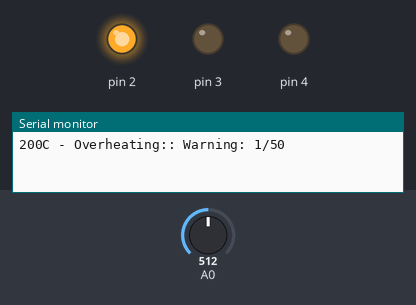
Recording of a sketch running on a simulated Arduino Uno, built with avr-gcc and run on an emulated ATmega328P. Shown: output pins drawn as LEDs (lit = HIGH), the last lines printed to the serial monitor. The test bench sets the inputs (shaded band); at power-on: A0 = 512.

Above: at 1.8 s.
1.9 s: A0 set to 271
4.2 s: A0 set to 247
At 7.2 s:
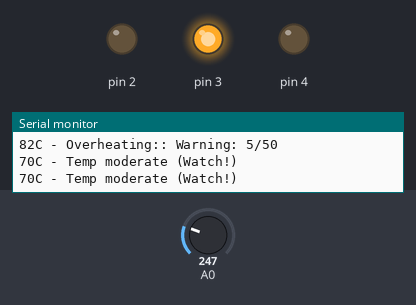
7.5 s: A0 set to 105
10.2 s: A0 set to 94
At 13.1 s:
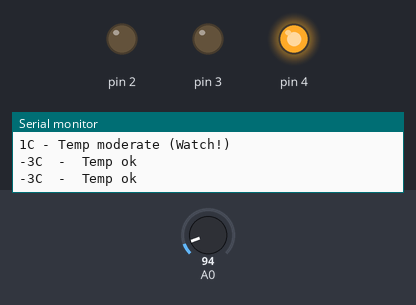
13.5 s: A0 set to 122
At 15.5 s:
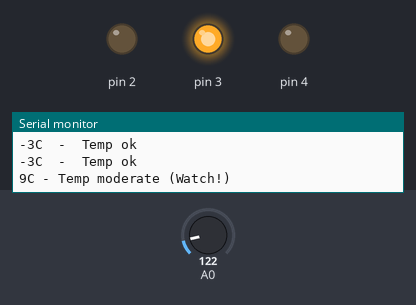
16.5 s: A0 set to 65
At 19.0 s:
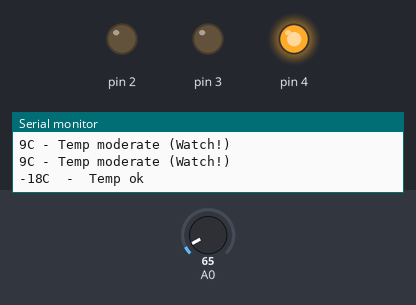
Timing chart, 0 to 20.5 s (numbered marks = the images above; inputs shaded):
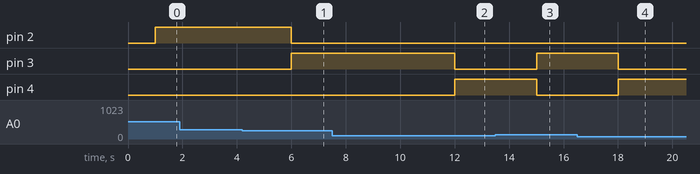

The sketch:

m1_t1p1.ino
```cpp
// C++ code
//
int temp = 0;

int cels = 0;

int farh = 0;

int warning_Count = 0;

int term = 0;

int limit = 0;

int count_1 = 0;

void setup()
{
  pinMode(A0, INPUT);
  pinMode(4, OUTPUT);
  pinMode(3, OUTPUT);
  pinMode(2, OUTPUT);
  Serial.begin(9600);

  warning_Count = 0;
  temp = 0;
  limit = 50;
  count_1 = 0;
}

void loop()
{
  while (warning_Count < limit) {
    cels = (-40 + 0.488155 * (analogRead(A0) - 20));
    delay(1000); // Wait for 1000 millisecond(s)
    if (cels < temp) {
      warning_Count = 0;
      digitalWrite(4, HIGH);
      digitalWrite(3, LOW);
      digitalWrite(2, LOW);
      Serial.print(cels);
      Serial.print("C ");
      Serial.println(" -  Temp ok ");
    }
    if (cels > temp && cels < 75) {
      warning_Count = 0;
      digitalWrite(4, LOW);
      digitalWrite(3, HIGH);
      digitalWrite(2, LOW);
      Serial.print(cels);
      Serial.print("C ");
      Serial.println("- Temp moderate (Watch!)");
    }
    if (cels > 75) {
      warning_Count += 1;
      digitalWrite(4, LOW);
      digitalWrite(3, LOW);
      digitalWrite(2, HIGH);
      Serial.print(cels);
      Serial.print("C ");
      Serial.print("- Overheating");
      Serial.print(":: Warning: ");
      Serial.print(warning_Count);
      Serial.print("/");
      Serial.println(limit);
    }
  }
  while (count_1 != 1) {
    if (warning_Count == limit) {
      count_1 += 1;
      Serial.println("END - TEMP MONITORING SUSPENDED");
    }
  }
}
```

Measured:
- the behaviour switches between 256 and 255 on A0 (found by bisection; images 0 and 1)
- the behaviour switches between 100 and 99 on A0 (found by bisection; images 1 and 2)
- after the input at 4.2 s, pin 2: HIGH → LOW after 1.8 s; pin 3: LOW → HIGH after 1.8 s
- after the input at 10.2 s, pin 3: HIGH → LOW after 1.8 s; pin 4: LOW → HIGH after 1.8 s
- after the input at 13.5 s, pin 3: LOW → HIGH after 1.5 s; pin 4: HIGH → LOW after 1.5 s
- after the input at 16.5 s, pin 3: HIGH → LOW after 1.5 s; pin 4: LOW → HIGH after 1.5 s
